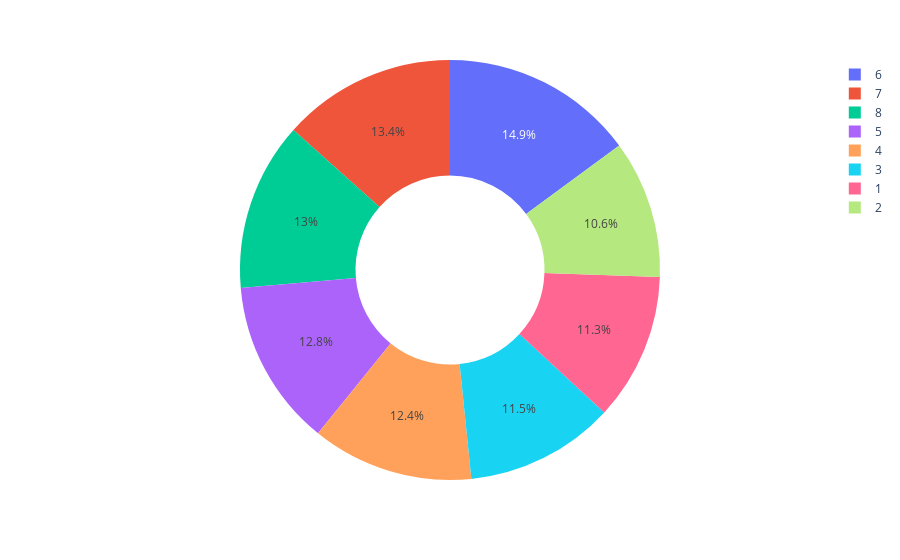

Notebook code for this chart:
### Markdown cell above
E o Plotly também torna mais simples criar uma variação do gráfico de pizza, conhecido como Donut!

### Code cell
fig = px.pie(pokemons_gb, values='AvgAttack', names='Generation', hole=0.45)

fig.show()

### Figure 1 — Plotly figure (JSON) as saved in the notebook; plotly's stock layout.template omitted (floating-point values rounded to 4 significant figures)
{"data": [{"domain": {"x": [0, 1], "y": [0, 1]}, "hole": 0.45, "hovertemplate": "Generation=%{label}<br>AvgAttack=%{value}<extra></extra>", "labels": [1, 2, 3, 4, 5, 6, 7, 8], "legendgroup": "", "name": "", "showlegend": true, "type": "pie", "values": [72.91, 68.26, 74.02, 79.99, 82.45, 95.88, 86.11, 83.42]}], "layout": {"legend": {"tracegroupgap": 0}, "margin": {"t": 60}}}
